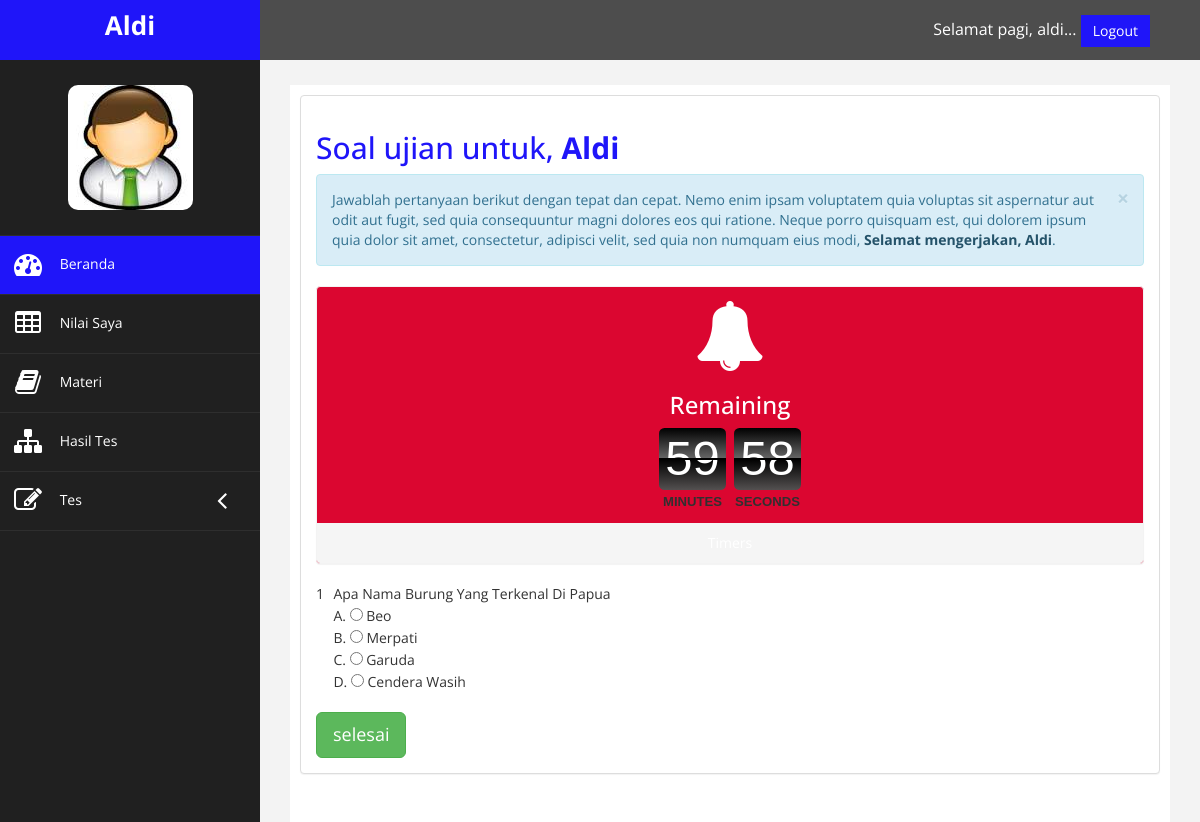
The app's page /index.php?page=detail&id=4 (signed in) with its own data.
### tables this page shows
CREATE TABLE `tabel_soal` (
  `id_soal` int(4) NOT NULL,
  `id_kategori` int(5) NOT NULL,
  `pertanyaan` varchar(100) NOT NULL,
  `pilihan_a` varchar(100) NOT NULL,
  `pilihan_b` varchar(100) NOT NULL,
  `pilihan_c` varchar(100) NOT NULL,
  `pilihan_d` varchar(100) NOT NULL,
  `jawaban` varchar(100) NOT NULL,
  `publish` enum('yes','no') NOT NULL,
  `tipe` int(2) NOT NULL
);

### detail.php (the view, shortened to what this page needs)
<div>
	<?php
		if (isset($_SESSION['id_user'])) { ?>
		<body onload='onLoad();'>
			<h2>Soal ujian untuk, <strong><?php echo ucwords($_SESSION['username']); ?></strong></h2>
			<div class="alert alert-info alert-dismissable">
				<button type="button" class="close" data-dismiss="alert" aria-hidden="true">×</button>
				Jawablah pertanyaan berikut dengan tepat dan cepat. Nemo enim ipsam voluptatem quia voluptas sit aspernatur aut odit aut fugit, sed quia consequuntur magni dolores eos qui ratione. Neque porro quisquam est, qui dolorem ipsum quia dolor sit amet, consectetur, adipisci velit, sed quia non numquam eius modi, <a href="#" class="alert-link">Selamat mengerjakan, <?php echo ucwords($_SESSION['username']); ?></a>.
			</div>
			<div class="panel panel-primary text-center no-boder bg-color-red">
				<div class="panel-body">
					<i class="fa fa-bell fa-5x"></i>
					<h3>Remaining</h3>
					<center>
					</center>
				</div>
				<div class="panel-footer back-footer-red">
				</div>
			</div>
			<?php
			$hasil 	= mysqli_query($koneksi, "SELECT * FROM `tabel_soal` WHERE `id_kategori`='$_GET[id]' AND `publish`='yes' ORDER BY RAND()");
			$urut 	= 0;
			while ($row = mysqli_fetch_array($hasil)) {
				$id 		= $row["id_soal"];
				$pertanyaan = $row["pertanyaan"];
				$pilihan_a 	= $row["pilihan_a"];
				$pilihan_b 	= $row["pilihan_b"];
				$pilihan_c 	= $row["pilihan_c"];
				$pilihan_d 	= $row["pilihan_d"];
			?>
				<form id="frmSoal" method="post" action="?page=jawaban">
					<table width="457" border="0">
						<tr>
							<td width="17"><?php echo $urut = $urut + 1; ?></font>
							</td>
							<td width="430"><?php echo "$pertanyaan"; ?></font>
							</td>
						</tr>
						<tr>
							<td height="21">&nbsp;</td>
							<td>A. <input name="pilihan[<?php echo $id; ?>]" type="radio" value="A"> <?php echo "$pilihan_a"; ?></font>
							</td>
						</tr>
						<tr>
							<td>&nbsp;</td>
							<td>B. <input name="pilihan[<?php echo $id; ?>]" type="radio" value="B"> <?php echo "$pilihan_b"; ?></font>
							</td>
						</tr>
						<tr>
							<td>&nbsp;</td>
							<td>C. <input name="pilihan[<?php echo $id; ?>]" type="radio" value="C"> <?php echo "$pilihan_c"; ?></font>
							</td>
						</tr>
						<tr>
							<td>&nbsp;</td>
							<td>D. <input name="pilihan[<?php echo $id; ?>]" type="radio" value="D"> <?php echo "$pilihan_d"; ?></font>
							</td>
						</tr>
					</table>
			<?php } ?>
			<br />
			<input class="btn btn-success btn-lg" type="submit" value="selesai" />
			</form>
		</body>
	<?php } else { ?>
		<p>Anda belum login. silahkan <a href="index.php">Login</a></p>
	<?php } ?>
</div>

### assets/css/custom.css (style rules this page uses)
body { font-family: 'Open Sans', sans-serif; }
i { vertical-align: middle; }
.text-center { text-align:center; }
.no-boder { border:1px solid #f3f3f3; }
h2 { color: #1f15f9; }
.bg-color-red { background-color: #DB0630; color: #fff; }
.back-footer-red { background-color: #A1f15f900; border-top: 0px solid #fff; }

### records on screen
tabel_soal: pertanyaan "Apa Nama Burung Yang Terkenal Di Papua", pilihan_a "Beo", pilihan_b "Merpati", pilihan_c "Garuda", pilihan_d "Cendera Wasih"

### other values on screen
$_SESSION['username'] "Aldi"
